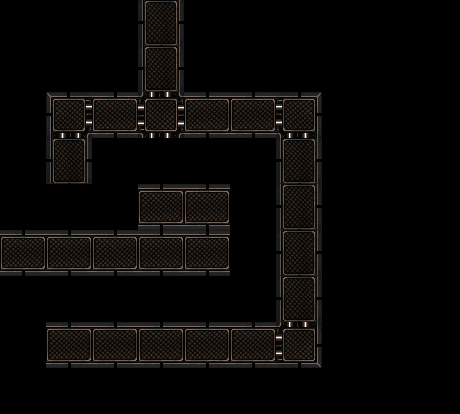

This game map was drawn from its Tiled (.tmx) file and the tilesets committed beside it. A one-line description and the full map source follow:
An orthogonal 10x9 tile map with 46x46 px tiles, 3 tile layers (terrain, turret-bases, sprites), 8 tilesets and 2 objects (target, spawnpoint).

<map version="1.0" orientation="orthogonal" width="10" height="9" tilewidth="46" tileheight="46">
 <tileset firstgid="1" source="terrain.tsx" />
 <tileset firstgid="8" source="turrets.tsx" />
 <tileset firstgid="15" source="background.tsx" />
 <tileset firstgid="16" source="enemy1.tsx" />
 <tileset firstgid="22" source="turret-cannons.tsx" />
 <tileset firstgid="29" source="pellet.tsx" />
 <tileset firstgid="37" source="explosion.tsx" />
 <tileset firstgid="101" name="turret-bases" tilewidth="46" tileheight="46">
  <image source="turret-bases.png" width="46" height="322" />
  <tile id="0">
   <properties>
    <property name="damage" value="6" />
    <property name="description" value="A simple, robust, pellet gun, that combines medium range with nice fire power" />
    <property name="firerate" value="1" />
    <property name="name" value="Pellet Gun" />
    <property name="price" value="75" />
    <property name="range" value="70" />
    <property name="type" value="pellet" />
   </properties>
  </tile>
  <tile id="1">
   <properties>
    <property name="damage" value="3" />
    <property name="description" value="A rapid fire pellet gun with a short range." />
    <property name="firerate" value=".3" />
    <property name="name" value="El Rapido" />
    <property name="price" value="80" />
    <property name="range" value="60" />
    <property name="type" value="pellet" />
   </properties>
  </tile>
  <tile id="2">
   <properties>
    <property name="damage" value="20" />
    <property name="description" value="This plasma cannon causes great damage with it's double shot, but takes a while to recover after each blast. " />
    <property name="firerate" value="2" />
    <property name="name" value="Plasma Cannon" />
    <property name="price" value="70" />
    <property name="range" value="75" />
    <property name="type" value="plasma" />
   </properties>
  </tile>
  <tile id="3">
   <properties>
    <property name="damage" value="0" />
    <property name="description" value="This turret can slow down enemies via an electric shockwave." />
    <property name="firerate" value="1.2" />
    <property name="name" value="Stun Gun" />
    <property name="price" value="145" />
    <property name="range" value="100" />
    <property name="slowdown" value="0.3" />
    <property name="type" value="electro" />
   </properties>
  </tile>
  <tile id="4">
   <properties>
    <property name="damage" value="30" />
    <property name="description" value="A slow, double bullet pellet gun with a wide range, causing very high damage." />
    <property name="firerate" value="2" />
    <property name="name" value="Twin Shot" />
    <property name="price" value="160" />
    <property name="range" value="100" />
    <property name="type" value="doublepellet" />
   </properties>
  </tile>
  <tile id="5">
   <properties>
    <property name="damage" value="1" />
    <property name="description" value="This tower melts Insectoids with it's powerful plasma beam." />
    <property name="firerate" value="0" />
    <property name="name" value="The Beam" />
    <property name="price" value="200" />
    <property name="range" value="600" />
    <property name="type" value="laser" />
   </properties>
  </tile>
  <tile id="6">
   <properties>
    <property name="damage" value="200" />
    <property name="description" value="The anihilator features ultimate firepower." />
    <property name="firerate" value="1" />
    <property name="name" value="The Anihilator" />
    <property name="price" value="200" />
    <property name="range" value="600" />
    <property name="type" value="laser" />
   </properties>
  </tile>
 </tileset>
 <layer name="terrain" width="10" height="9" opacity="123">
  <data encoding="csv">
0,0,0,1,0,0,0,0,0,0,
0,0,0,1,0,0,0,0,0,0,
0,2,7,6,7,7,4,0,0,0,
0,1,0,0,0,0,1,0,0,0,
0,0,0,7,7,0,1,0,0,0,
7,7,7,7,7,0,1,0,0,0,
0,0,0,0,0,0,1,0,0,0,
0,7,7,7,7,7,5,0,0,0,
0,0,0,0,0,0,0,0,0,0
</data>
 </layer>
 <layer name="turret-bases" width="10" height="9">
  <data encoding="csv">
0,0,0,0,0,0,0,0,0,0,
0,0,0,0,0,0,0,0,0,0,
0,0,0,0,0,0,0,0,0,0,
0,0,0,0,0,0,0,0,0,0,
0,0,0,0,0,0,0,0,0,0,
0,0,0,0,0,0,0,0,0,0,
0,0,0,0,0,0,0,0,0,0,
0,0,0,0,0,0,0,0,0,0,
0,0,0,0,0,0,0,0,0,0
</data>
 </layer>
 <layer name="sprites" width="10" height="9">
  <data encoding="csv">
0,0,0,0,0,0,0,0,0,0,
0,0,0,0,0,0,0,0,0,0,
0,0,0,0,0,0,0,0,0,0,
0,0,0,0,0,0,0,0,0,0,
0,0,0,0,0,0,0,0,0,0,
0,0,0,0,0,0,0,0,0,0,
0,0,0,0,0,0,0,0,0,0,
0,0,0,0,0,0,0,0,0,0,
0,0,0,0,0,0,0,0,0,0
</data>
 </layer>
 <objectgroup name="spawnpoints" width="10" height="9">
  <object name="target" x="415" y="245" width="22" height="21" />
  <object name="spawnpoint" x="106" y="15" width="23" height="25">
   <properties>
    <property name="wave0.delay" value="1000000000" />
    <property name="wave0.monsters" value="15,0,0,0,0,0,0" />
   </properties>
  </object>
 </objectgroup>
</map>
